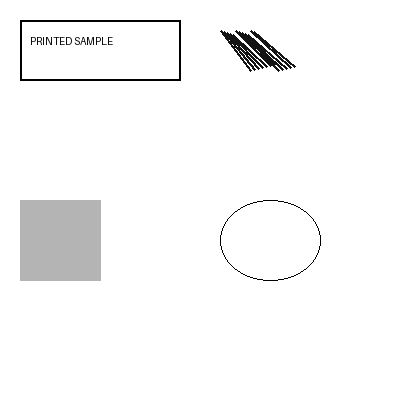
#> input picture backend/tests/fixtures/phase5_dataset/pages/synthetic_page.png, 400 x 400 px
$ python -i preprocess.py   (imports and definitions only)
#> lines starting #> are read from the running program, lines starting #| are printed output that depends on the picture; after the words box and inside, x2 and y2 are one past the last pixel; in counts of white or black regions, pixels touching at a corner belong together
#> further down, picture is the input picture: PIL image 400x400 RGB; min 0, max 255, mean 248.1
"""Lightweight image preprocessing for OCR retry (FR-EXT-04).

Records deskew affine so OCR polygons can be mapped back to the
pre-deskew (canonical render) image space.
"""

from __future__ import annotations

from dataclasses import dataclass

import numpy as np
from PIL import Image, ImageEnhance, ImageOps


@dataclass(frozen=True)
class PreprocessResult:
    image: Image.Image
    path_name: str  # identity | grayscale_contrast | deskew_grayscale_contrast
    # Forward affine (2x3) mapping canonical-render coords → processed image.
    # Inverse is applied to OCR polygons before normalize.
    forward_affine: tuple[float, float, float, float, float, float] | None = None


# [55 lines left out: functions maybe_preprocess, invert_polygon_affine, _invert_affine, not called in this run]


def _light_deskew(
    image: Image.Image,
) -> tuple[Image.Image, bool, tuple[float, float, float, float, float, float] | None]:
    try:
        import cv2
    except ImportError:
        return image, False, None

    arr = np.asarray(image.convert("L"))
    _, binary = cv2.threshold(arr, 0, 255, cv2.THRESH_BINARY_INV + cv2.THRESH_OTSU)
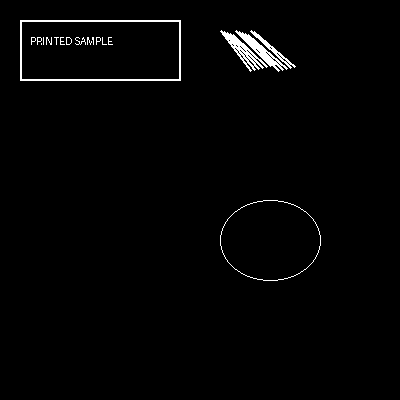
#> binary: shape (400, 400); 1.6% white in thin lines or dots, all inside (x1, y1, x2, y2) = (20, 20, 321, 281)
    coords = cv2.findNonZero(binary)
#> coords = contour of 2537 points, box (x1, y1, x2, y2) (20, 20, 321, 281), area 17572
    if coords is None or len(coords) < 50:
        return image, False, None
    rect = cv2.minAreaRect(coords)
#> rect = ((196.1, 106.8), (192.3, 379.2), -48.68)
    angle = rect[-1]
#> angle = -48.68
    if angle < -45:
        angle = 90 + angle
#> angle = 41.32
    if abs(angle) < 0.5 or abs(angle) > 15.0:
        return image, False, None
    h, w = arr.shape[:2]
    matrix = cv2.getRotationMatrix2D((w / 2, h / 2), angle, 1.0)
    rotated = cv2.warpAffine(
        np.asarray(image.convert("RGB")),
        matrix,
        (w, h),
        flags=cv2.INTER_LINEAR,
        borderMode=cv2.BORDER_REPLICATE,
    )
    # OpenCV 2x3: [[a,b,c],[d,e,f]]
    affine = (
        float(matrix[0, 0]),
        float(matrix[0, 1]),
        float(matrix[0, 2]),
        float(matrix[1, 0]),
        float(matrix[1, 1]),
        float(matrix[1, 2]),
    )
    return Image.fromarray(rotated), True, affine

>>> from PIL import Image
>>> picture = Image.open('../../../tests/fixtures/phase5_dataset/pages/synthetic_page.png')
>>> result = _light_deskew(picture)
